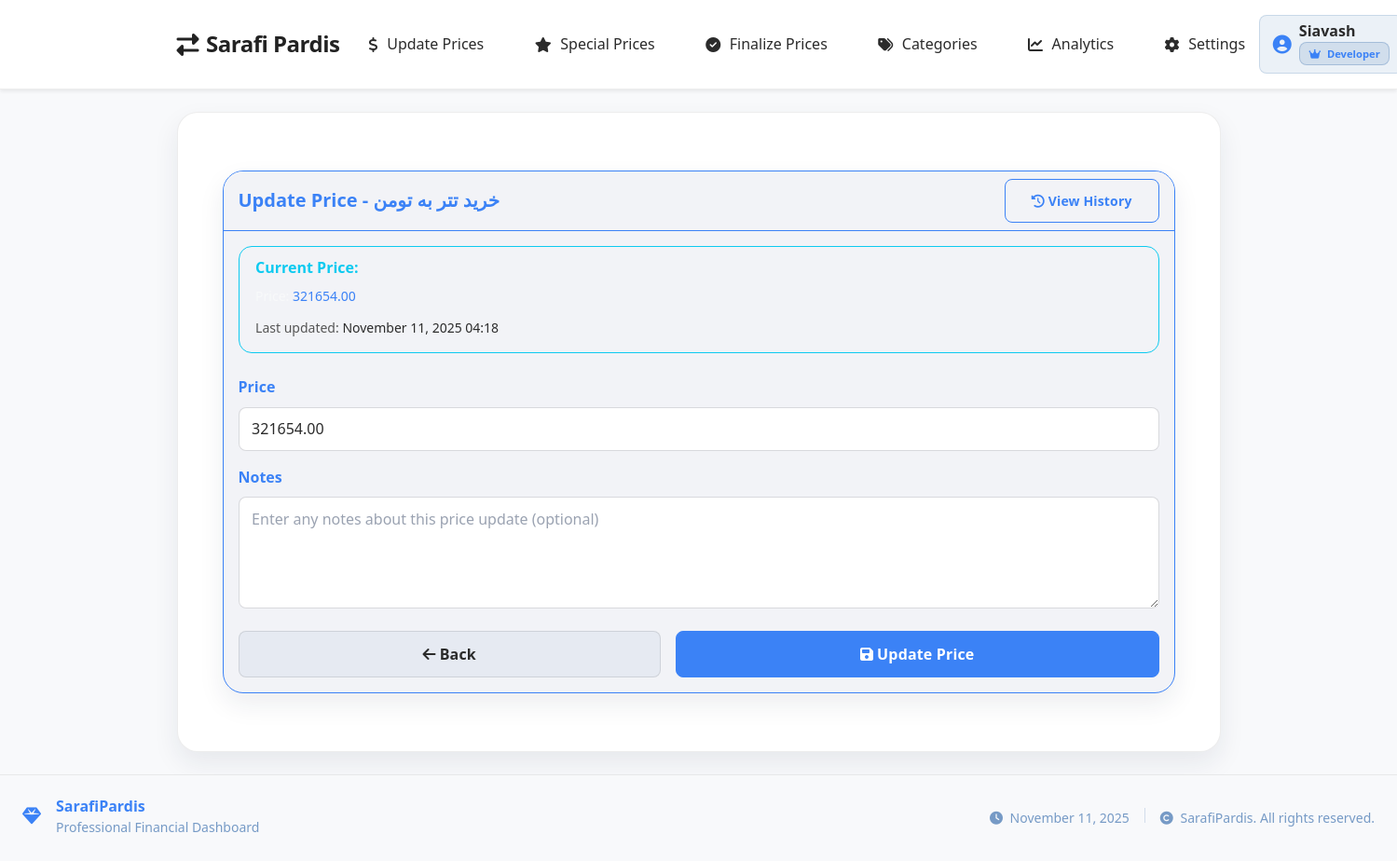
The app's page /prices/update/1/ (signed in) with its own data.
### accounts/models.py (models this page shows, shortened)
class CustomUser(AbstractBaseUser, PermissionsMixin):
    ROLE_MANAGEMENT = 'management'
    ROLE_EMPLOYEE = 'employee'
    ROLE_DEVELOPER = 'developer'
    ROLE_CHOICES = (
        (ROLE_MANAGEMENT, 'Management'),
        (ROLE_EMPLOYEE, 'Employee'),
        (ROLE_DEVELOPER, 'Developer'),
    )
    username = models.CharField(max_length=150, unique=True)
    full_name = models.CharField(max_length=255, blank=True)
    role = models.CharField(max_length=20, choices=ROLE_CHOICES, default=ROLE_EMPLOYEE)
    is_active = models.BooleanField(default=True)
    is_staff = models.BooleanField(default=False)
    date_joined = models.DateTimeField(default=timezone.now)
    objects = CustomUserManager()
    USERNAME_FIELD = 'username'
    REQUIRED_FIELDS = []
    class Meta:
        verbose_name = 'user'
        verbose_name_plural = 'users'
    def get_full_name(self):
        return self.full_name or self.username

### category/models.py (models this page shows, shortened)
class PriceType(models.Model):
    category = models.ForeignKey(Category, on_delete=models.CASCADE, related_name='price_types')
    name = models.CharField(max_length=100)
    slug = models.SlugField(max_length=120, blank=True)
    source_currency = models.ForeignKey('Currency', on_delete=models.PROTECT, related_name='+')
    target_currency = models.ForeignKey('Currency', on_delete=models.PROTECT, related_name='+')
    TRADE_CHOICES = (
        ('buy', 'Buy'),
        ('sell', 'Sell'),
    )
    trade_type = models.CharField(max_length=10, choices=TRADE_CHOICES)
    description = models.TextField(blank=True, null=True)
    created_at = models.DateTimeField(auto_now_add=True)
    updated_at = models.DateTimeField(auto_now=True)
    class Meta:
        verbose_name = "PriceType"
        verbose_name_plural = "PriceTypes"
        ordering = ['name']
        constraints = [
            models.UniqueConstraint(fields=['category', 'name'], name='unique_category_pricetype_name'),
        ]

### change_price/models.py (models this page shows, shortened)
class PriceHistory(models.Model):
    price_type = models.ForeignKey(PriceType, on_delete=models.CASCADE, related_name='price_histories')
    price = models.DecimalField(max_digits=20, decimal_places=2, validators=[MinValueValidator(0)])
    created_at = models.DateTimeField(auto_now_add=True)
    updated_at = models.DateTimeField(auto_now=True)
    notes = models.TextField(blank=True, null=True)
    class Meta:
        verbose_name = "Price History"
        verbose_name_plural = "Price Histories"
        ordering = ['-created_at']

### change_price/views.py (the view)
# urls.py: path('update/<int:price_type_id>/', views.update_price, name='update_price'),
def update_price(request, price_type_id):
    price_type = get_object_or_404(PriceType, id=price_type_id)
    latest_price = PriceHistory.objects.filter(price_type=price_type).first()
    if request.method == 'POST':
        form = PriceUpdateForm(request.POST)
        if form.is_valid():
            price_history = form.save(commit=False)
            price_history.price_type = price_type
            price_history.save()
            messages.success(request, f'Price updated successfully for {price_type.name}')
            return redirect('dashboard:home')
    else:
        initial_data = {}
        if latest_price:
            initial_data = {
                'price': latest_price.price
            }
        form = PriceUpdateForm(initial=initial_data)
    context = {
        'form': form,
        'price_type': price_type,
        'latest_price': latest_price
    }
    return render(request, 'change_price/update_price.html', context)

### change_price/forms.py
class PriceUpdateForm(forms.ModelForm):
    class Meta:
        model = PriceHistory
        fields = ['price', 'notes']
        widgets = {
            'price': forms.NumberInput(attrs={
                'class': 'form-control theme-input',
                'placeholder': 'Enter price',
                'step': '0.01',
                'min': '0'
            }),
            'notes': forms.Textarea(attrs={
                'class': 'form-control theme-input',
                'rows': 3,
                'placeholder': 'Enter any notes about this price update (optional)'
            })
        }

### category/context_processors.py (called while the page is built)
def categories_processor(request):
    return {
        'categories': Category.objects.prefetch_related('price_types').all()
    }

### change_price/templates/change_price/update_price.html (shortened to what this page needs)
{% extends "base.html" %}
{% load change_price_tags %}
{% block content %}
<div class="container py-4">
    <div class="card bg-dark border-gold">
        <div class="card-header bg-dark border-bottom-gold">
            <div class="d-flex justify-content-between align-items-center">
                <h5 class="mb-0 text-gold">Update Price - {{ price_type.name }}</h5>
                <a href="{% url 'change_price:price_history' price_type.id %}"
                   class="btn btn-sm btn-outline-gold">
                    <i class="fas fa-history me-1"></i>View History
                </a>
            </div>
        </div>
        <div class="card-body">
            {% if latest_price %}
            <div class="alert bg-dark border-info text-light mb-4">
                <h6 class="text-info mb-2">Current Price:</h6>
                <div class="row">
                    <div class="col-12">
                        <small>Price: <span class="text-gold">{{ latest_price.price }}</span></small>
                    </div>
                </div>
                <div class="mt-2">
                    <small class="text-muted">
                        Last updated:
                        <span>{{ latest_price.updated_at|date:"F d, Y H:i" }}</span>
                    </small>
                </div>
            </div>
            {% endif %}
            <form method="post">
                <div class="row g-3">
                    <div class="col-12">
                        <label class="form-label text-gold">Price</label>
                        {{ form.price }}
                    </div>
                    <div class="col-12">
                        <label class="form-label text-gold">Notes</label>
                        {{ form.notes }}
                    </div>
                </div>
                <div class="d-flex justify-content-between gap-3 mt-4">
                    <a href="{% url 'dashboard:home' %}" class="btn btn-secondary-gold flex-grow-1">
                        <i class="fas fa-arrow-left me-1"></i>Back
                    </a>
                    <button type="submit" class="btn btn-gold flex-grow-1">
                        <i class="fas fa-save me-1"></i>Update Price
                    </button>
                </div>
            </form>
        </div>
    </div>
</div>
{% endblock %}

### templates/partials/navbar.html (shortened to what this page needs)
<nav class="navbar navbar-expand-lg sticky-top shadow-sm" id="mainNavbar">
        <div class="container ps-0 d-flex align-items-center">
            <a class="navbar-brand fw-bold d-flex align-items-center" href="{% url 'dashboard:home' %}">
                <i class="fas fa-exchange-alt me-2"></i>
                Sarafi Pardis
            </a>
            <div class="collapse navbar-collapse flex-grow-1" id="mainNavbarContent">
                <ul class="navbar-nav mx-auto mb-2 mb-lg-0">
                                          <li class="nav-item">
                          <a class="nav-link" href="{% url 'change_price:dashboard' %}">
                              <i class="fas fa-dollar-sign me-1"></i>
                              Update Prices
                          </a>
                      </li>
                      <li class="nav-item">
                          <a class="nav-link" href="{% url 'special_price:dashboard' %}">
                              <i class="fas fa-star me-1"></i>
                              Special Prices
                          </a>
                      </li>
                      <li class="nav-item">
                          <a class="nav-link" href="{% url 'finalize:dashboard' %}">
                              <i class="fas fa-check-circle me-1"></i>
                              Finalize Prices
                          </a>
                      </li>
                      <li class="nav-item">
                          <a class="nav-link" href="{% url 'category:category_dashboard' %}">
                              <i class="fas fa-tags me-1"></i>
                              Categories
                          </a>
                      </li>
                    <li class="nav-item">
                        <a class="nav-link" href="#">
                            <i class="fas fa-chart-line me-1"></i>
                            Analytics
                        </a>
                    </li>
                    <li class="nav-item">
                        <a class="nav-link" href="{% url 'setting:settings' %}">
                            <i class="fas fa-cog me-1"></i>
                            Settings
                        </a>
                    </li>
                </ul>
                <ul class="navbar-nav user-section align-items-center">
                    {% if user.is_authenticated %}
                        <li class="nav-item">
                            <div class="user-info d-flex align-items-center">
                                <i class="fas fa-user-circle me-2 fs-5" style="color: var(--color-accent);"></i>
                                <div class="text-start">
                                    <div class="fw-semibold lh-1">
                                        {% if user.get_full_name %}
                                            {{ user.get_full_name }}
                                        {% else %}
                                            {{ user.username }}
                                        {% endif %}
                                    </div>
                                    <div class="small text-muted mt-1">
                                        <span class="badge user-role-badge">
                                            <i class="fas fa-crown me-1"></i>
                                            {{ user.role|capfirst }}
                                        </span>
                                    </div>
                                </div>
                            </div>
                        </li>
                    {% endif %}
                </ul>
            </div>
        </div>
    </nav>

### records on screen
CustomUser: get_full_name "Siavash", role "Developer"
PriceType: name "خرید تتر به تومن"
PriceHistory: price "321654.00", updated_at "November 11, 2025 04:18"
